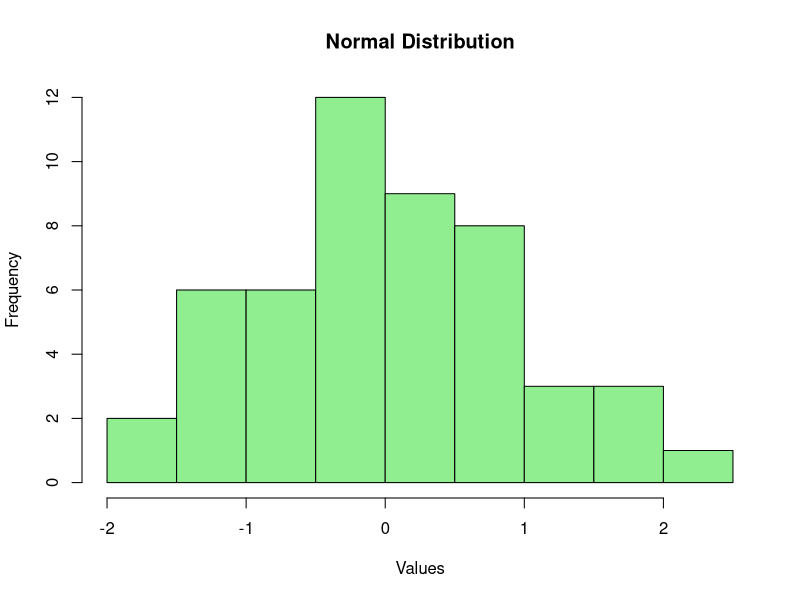
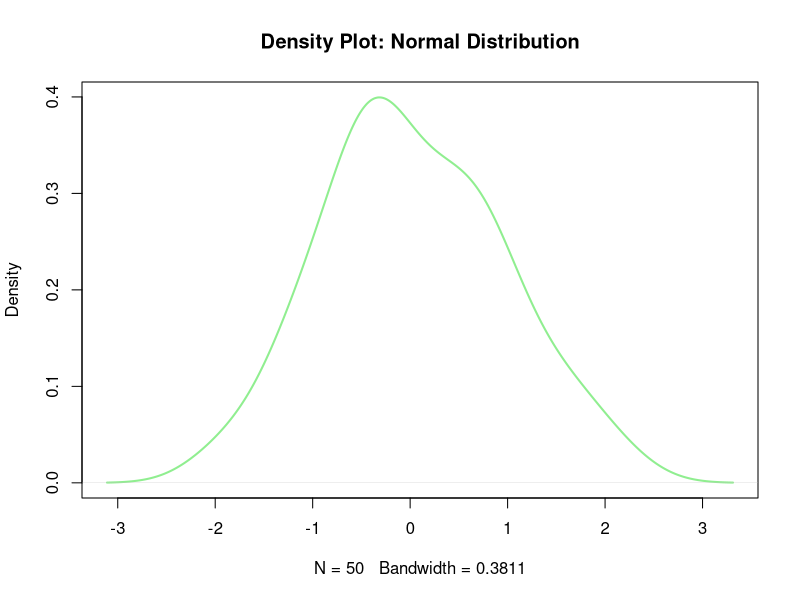
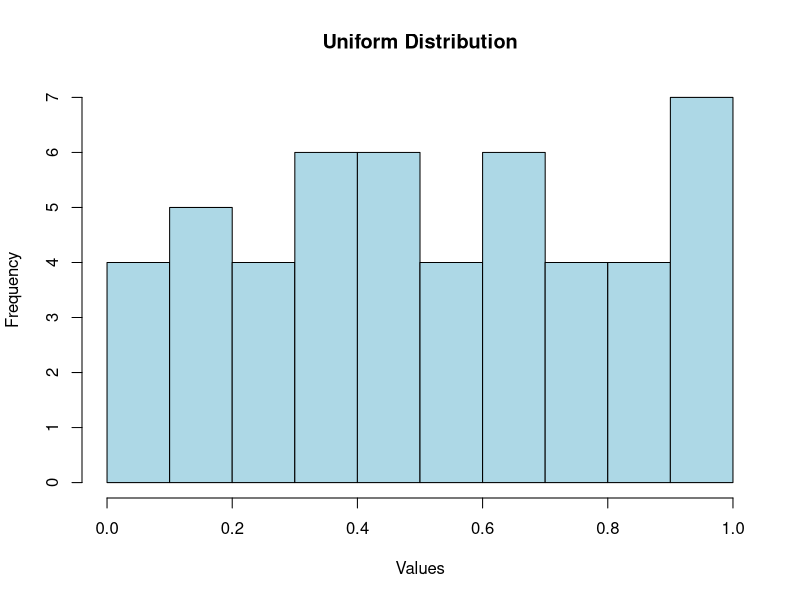
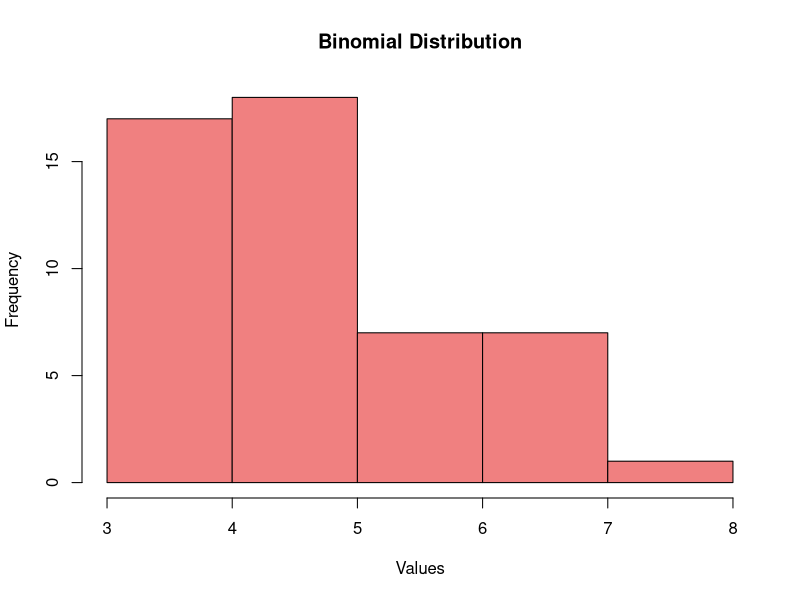
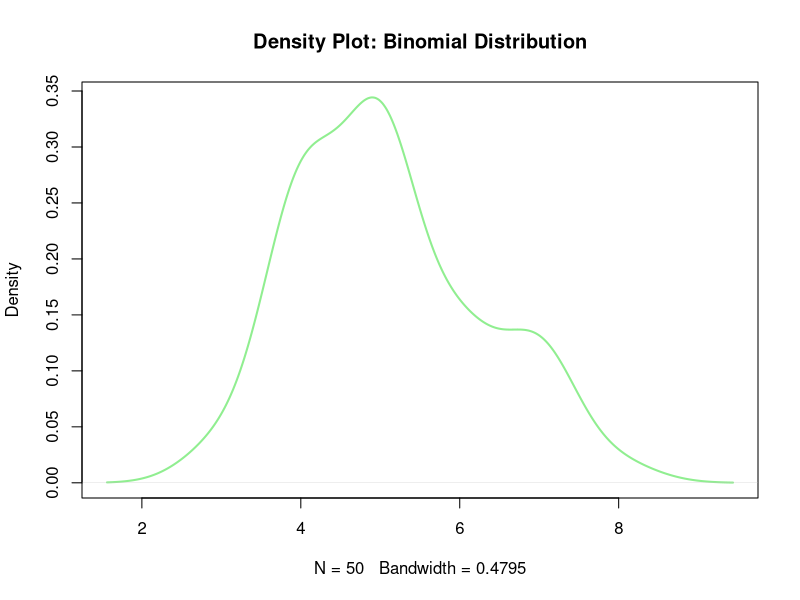
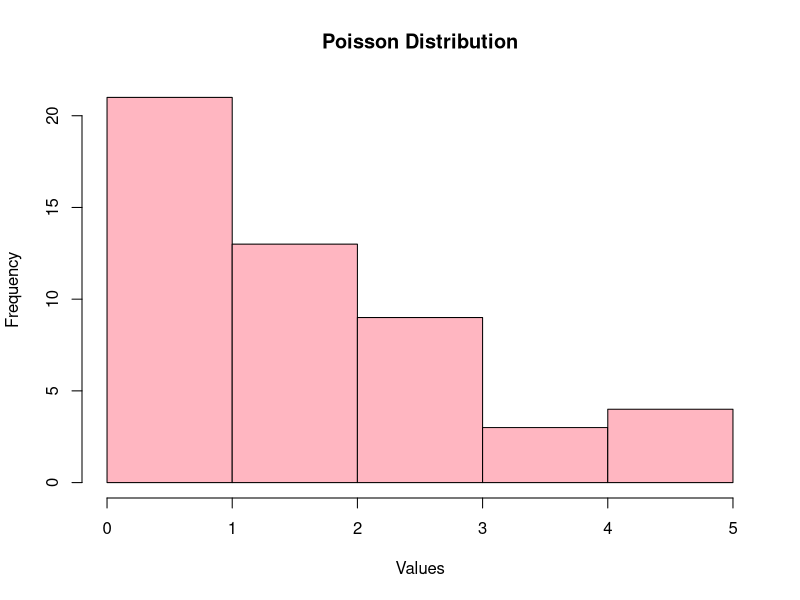
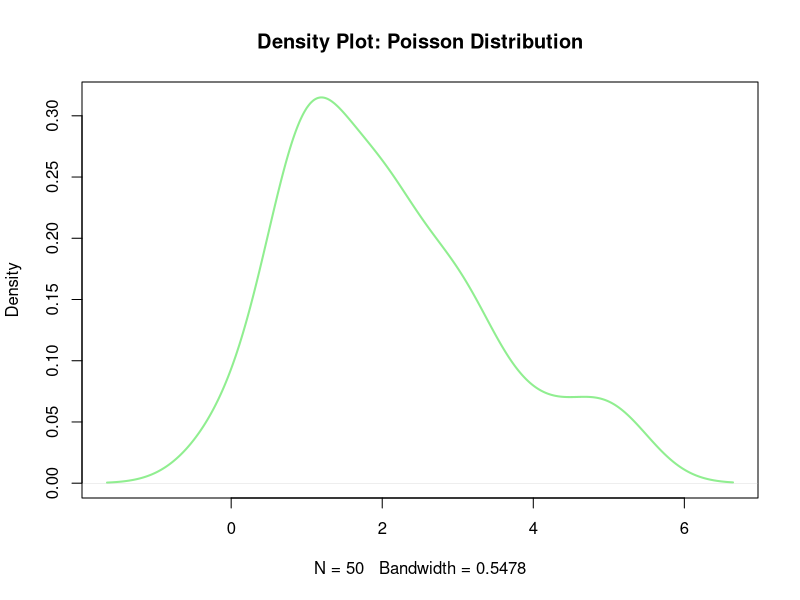
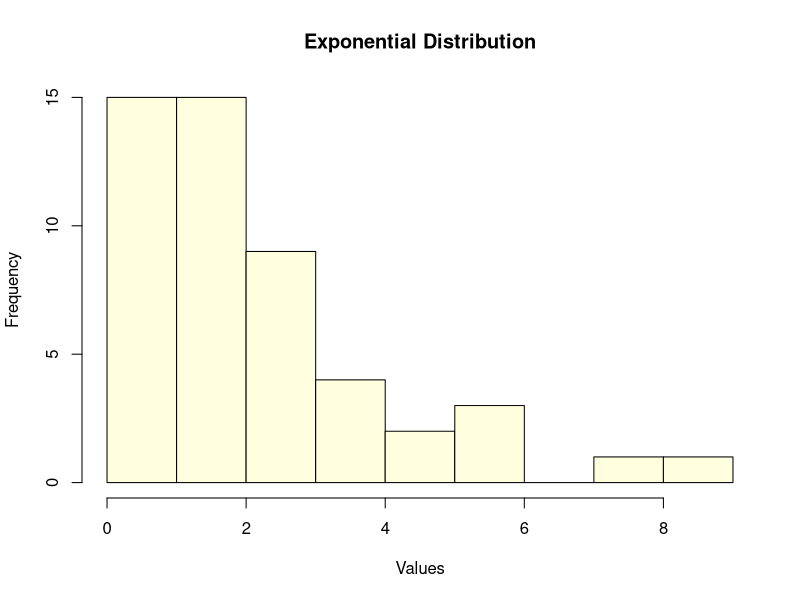

Write R code to recreate these figures, in order.
#Distributions

#Normal Distribution (Approximation using Central Limit Theorem):
# Set a seed for reproducibility
set.seed(123)

# Generate random data from a normal distribution (mean = 0, sd = 1, n = 50)
normal_data <- rnorm(50, mean = 0, sd = 1)

# Visualize the distribution
hist(normal_data, main = "Normal Distribution", xlab = "Values", col = "lightgreen", border = "black")

# Display density plot
plot(density(normal_data), main = "Density Plot: Normal Distribution", col = "lightgreen", lwd = 2)

# Display summary statistics
summary(normal_data)


#################################################################################

#Uniform Distribution
# Generate random data from a uniform distribution (n = 50)
uniform_data <- runif(50)

# Visualize the distribution
hist(uniform_data, main = "Uniform Distribution", xlab = "Values", col = "lightblue", border = "black")

# Display summary statistics
summary(uniform_data)

#################################################################################
#Binomial Distribution

# Generate random data from a binomial distribution (size = 10, prob = 0.5, n = 50)
binomial_data <- rbinom(50, size = 10, prob = 0.5)

# Visualize the distribution
hist(binomial_data, main = "Binomial Distribution", xlab = "Values", col = "lightcoral", border = "black")

plot(density(binomial_data), main = "Density Plot: Binomial Distribution", col = "lightgreen", lwd = 2)

# Display summary statistics
summary(binomial_data)
#################################################################################

#Poisson Distribution

# Generate random data from a Poisson distribution (lambda = 2, n = 50)
poisson_data <- rpois(50, lambda = 2)

# Visualize the distribution
hist(poisson_data, main = "Poisson Distribution", xlab = "Values", col = "lightpink", border = "black")
plot(density(poisson_data), main = "Density Plot: Poisson Distribution", col = "lightgreen", lwd = 2)


# Display summary statistics
summary(poisson_data)

#################################################################################

#Exponential Distribution
# Generate random data from an exponential distribution (rate = 0.5, n = 50)
exponential_data <- rexp(50, rate = 0.5)

# Visualize the distribution
hist(exponential_data, main = "Exponential Distribution", xlab = "Values", col = "lightyellow", border = "black")
plot(density(exponential_data), main = "Density Plot: Exponential Distribution", col = "lightgreen", lwd = 2)

# Display summary statistics
summary(exponential_data)

#################################################################################

#Geometric Dist
# Generate random data from a geometric distribution (prob = 0.2, n = 50)
geometric_data <- rgeom(50, prob = 0.2)

# Visualize the distribution
hist(geometric_data, main = "Geometric Distribution", xlab = "Values", col = "lightcoral", border = "black")
plot(density(geometric_data), main = "Density Plot: Geometric Distribution", col = "lightgreen", lwd = 2)

# Display summary statistics
summary(geometric_data)

#################################################################################
#Gamma Distribution
# Generate random data from a gamma distribution (shape = 2, rate = 1, n = 50)
gamma_data <- rgamma(50, shape = 2, rate = 1)

# Visualize the distribution
hist(gamma_data, main = "Gamma Distribution", xlab = "Values", col = "lightcyan", border = "black")

# Display summary statistics
summary(gamma_data)
